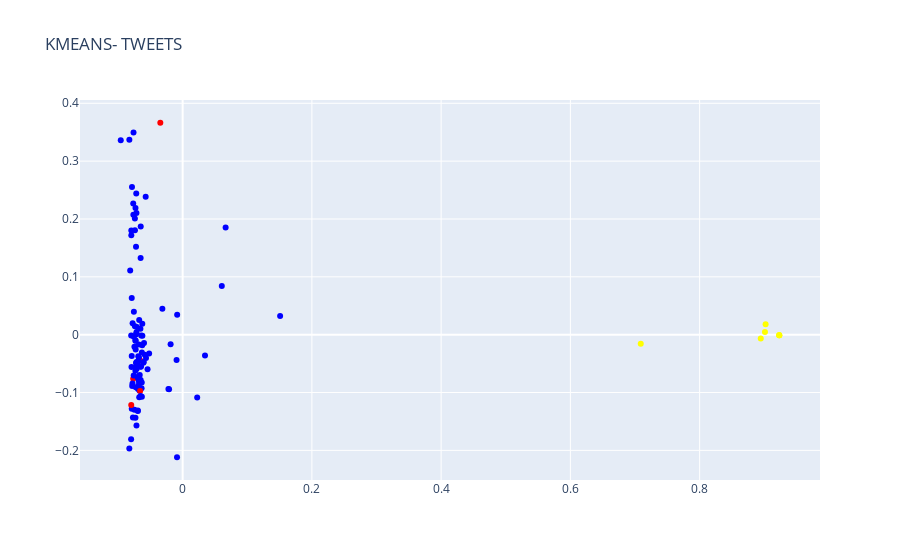

The cell this chart's notebook holds for it:
### Markdown cell above
### Gráfico de agrupaciones de Tweets:

### Code cell
trace = go.Scatter(x=result['X'].values,
                   y=result['Y'].values,
                   text=result['texto'].values,
                   mode='markers',
                   marker=dict(color=result['colores'].values)) 

layout = go.Layout(title="KMEANS- TWEETS")

fig = go.Figure(data=trace, layout=layout)
iplot(fig)

### Figure 1 — Plotly figure (JSON) as saved in the notebook; plotly's stock layout.template omitted (floating-point values rounded to 4 significant figures)
{"data": [{"marker": {"color": ["yellow", "blue", "blue", "blue", "red", "blue", "blue", "yellow", "yellow", "blue", "blue", "blue", "blue", "blue", "blue", "blue", "blue", "red", "blue", "blue", "blue", "blue", "blue", "blue", "blue", "blue", "blue", "red", "blue", "blue", "blue", "blue", "blue", "blue", "red", "blue", "blue", "blue", "blue", "blue", "blue", "blue", "blue", "blue", "blue", "blue", "blue", "yellow", "blue", "yellow", "yellow", "yellow", "blue", "blue", "blue", "blue", "blue", "blue", "blue", "blue", "blue", "blue", "blue", "blue", "red", "blue", "blue", "blue", "blue", "blue", "blue", "blue", "blue", "blue", "blue", "blue", "blue", "blue", "blue", "blue", "blue", "blue", "blue", "blue", "blue", "blue", "blue", "blue", "blue", "blue", "blue", "blue", "blue", "blue", "blue", "blue", "blue", "blue", "blue", "blue", "blue", "blue", "blue", "blue", "blue", "blue", "blue", "blue", "blue", "blue"]}, "mode": "markers", "text": [" El paró no lo para nadie hasta lograr libertar Colombia de este narcogobierno asesino terrorista de Iván duque y el matarife Álvaro Uribe Vélez", " joven, cumplido los 18, vote en el 2006 por el matarife \n mi estudio y la lectura me enseñó la verdadera cara de esta rata, jamás votaría por el enano paraco, ni por nadie de su secta satánica, arrepentido toda la vida de ese voto.", "Y entonces el  y sus secuaces pretenden arrodillar al país a cómo se les dé la gana   ", " A LAS QUE EL GOBIERNO NO AYUDA PORQUE SOLO HAY EXCEPCIONES PARA LAS GRANDES LAS QUE NO LES COBRAN NADA O LOS MÁS RICOS QUE NO PAGAN IMPUESTOS. COMO MATARIFE EL GENOCIDA QUE SOLO BUSCA QUEDARSE CON EL PODER BAÑANADO DE SANGRE LA TIERRA", " Muy bien, pero cuídate mucho, tú sabes que hay infiltrados del matarife.", "Expectativa  gritos desenfrenados en  colmatación de la  e individualización de su  Entendimos ya lo que quiere el    COMO LO EVITAMOS? Es lo que traducen mis gritos!! ", " Santos no tiene problemas con Uribe lo ha dicho y lo ha demostrado muchas veces, el que vive rabon porque no se le dejó manejar como marioneta es el matarife y su séquito de burros.", " El paro no lo para nadie hasta lograr libertar Colombia de este narcogobierno asesino terrorista de Iván duque y el matarife Álvaro Uribe Vélezel paró no lo para nadie hasta lograr libertar Colombia de este narcogobierno asesino terrorista de Iván duque y el matarife Uribe Vélez", "  El paró no lo para nadie hasta lograr libertar Colombia de este narcogobierno asesino terrorista de Iván duque y el matarife Álvaro Uribe Vélez Él paró no lo para nadie hasta lograr libertar Colombia de este narcogobierno asesino terrorista de Iván duque y el matarife uribe Vélez", "      Pues si también hay profesores que creen en el matarife, porque no pueden creer en ese ciego.", "      Una vez más. Gracias a Dios somos la gran Mayoría Antiuribistas y Antipetristas que los dos extremos Juntos. Petro Jamás será Presidente, ya que con su igual el Matarife justo a sus petroñeros tienen el país destruido. NUNCA MAS. Llora Petroñero.", "Que no se diga que este señor Jayan Nasal no está pilas actualizando la pauta estatal en los canales. Ya están sacando a los campesinos a decir que voten por el que diga Matarife.", " Cuidado Gustavo que el matarife esta asustado y así es más peligroso.", "    Por eso los jovenes leemos investigamos. Por eso vamos a cambiar este pais de ratas como uribe el matarife y claudia la lesbiana sodomita", " Falsardo habla mierda ya nadie te cree tibio hijueputa seguidor del matarife! ", "  Ay Dios! Ps si creen q matarife es el mesias q se puede esperar!", "Detener el ascenso del fascismo y el autogolpe a las instuaciones del  y el Uribato.\nUna imagen que debe dar la vuelta al mundo  en marcha.\n\n\n\n ", "Algo está haciendo tan bien que ya le incómodo al  y por eso mi total apoyo  y  ", " Santos no tiene el Gabinete preso y huyendo cómo el matarife jajajaja.", " Uyyy no les dé ideas que nombran a Matarife.", " Será que se refieren a las chilladas, y noches de desasosiego que se vive repitiendo en la cabeza “quien me mando a meterme en esto”? Porque no veo en que mas puede parecerse a un doctorado trabajar al lado de don matarife", "Que diferentes son, cuántos escoltas ven al rededor de  En cambio al   no lo dejan que se le arrime el pueblo, a menos que sean los buenos muchachos de las toyotas blancas ", "Parce no se extrañen de que ese señor Nieto Loaiza salga con inquicisiones no ven que ni siquiera sabe cuánto calza el ", "La  debería mejor nombrar un Presidente Ad-hoc para ver si salimos de este mierdero. Pero claro, queda el pequeño detalle que el Jefe Inmediato del ente es  ", "El CRIMEN SI PAGA en COL. La hermana del lavador de activos Jaime Lombana, uno de los abogánster del  será la nueva ministra de comercio exterior. No queda duda que las órdenes se dan desde el Uberrimo   ", "  Ojo que el  quiere coger a Medellín como base para el golpe de estado.", "Matarife, Antioquía ya no es tierra paramilitar,Viva Colombia libre! ", " Si, tiene razón mucha hipocresía, ese Alvaraco Uribe si es bien hipócrita!! \n\nOjalá JuanPa nomle de la mano a ese asesino, genocida, narcoparamilitar de Uribe.\n\n   \n\n", "  El Matarife cambia la constitución se reelige y perpetuarse como Chávez, controla toda las instituciones del estado, los medios de comunicación atacan la oposición, Adoctrino las FF.AA como Chávez, copió todas las políticas de Chávez, \nY dice este hp q el chavista es Petro ", "  Está de segundas Álvaro Uribe, o tal vez lo conozca mejor como el  o el  o ", " \nEl golpe de estado en Medellín, como el de Cali, pero sin azúcar, ¿qué es sino la salida del último armario que le quedaba a  (por cierto, un armario transparente): el de la criminalidad?", " su peor temor es no tener poder y se vale de artimañas para imponer lo él cree es correcto, en complicidad de gran parte de los estamentos del estado. Maldito ", " Eso es ser grande, usted que va saber de paz y reconciliación sí le gusta es la guerra, sangre y la corrupción.\nAdemás es una propuesta que la debería de contestar el matarife no tú, a menos que seas la mosa.", "La Procuradora Margarita Cabello  en MANDADO del  INCURRIÓ EN DELITO d abuso d función pública al atribuirse funciones del  al solicitar a Duque nombrar alcalde ad-hoc en Medallo.DEBE ser DENUNCIADA \nOJO    ", "El matarife amigo del matarife  marido de la expropiadora en fin todos tan “gente de bien” ", "   usted tiene quebrada a toda Colombia, tenga dignidad y acepte sus delitos, por una Colombia mejor y si ese cáncer del ", " Sr.  y por qué no utilizan los helicópteros para llevar comida, o es qué solo sirven para llevar armas ??? ", " El matarife pagando favores 😒", " HRI debe hacer algo para que el matarife y su combo de delincuentes no sigan arrasando con nuestro país y nuestra juventud.", "Claro que el matarife quiere sacarlo a él o a cualquiera  que defienda los derechos humanos   ", " Señora Vicky, mas daño al pueblo que Matarife o porky no ha existido, no se venda por migajas, recuerde que ud representa un medio de comunicacion, no le da pena haber estudiado para esto?", "Que el cotilleo no tumbe Alcaldes ni la voz en of de Matarife pueda más que la del voto popular. ", "    Claudia solo sabe hacer eso, hablar mierda de Petro, se le volvió un delirio, le salen las ordenes del matarife por los poros", " Segura? ojalá sea cierto, yo ando en modo pesimista. Hasta un bravucón impotente como ese es capaz de ganar si el otro bravucón matarife lo apoya.", "  Y los medios serviles al fraudeñeñe y el matarife quieren que se dividan para acabar con el paro nacional que ya lleva 20 dias causado por un títere bandido avaro que con fraude trabaja es para el mayor genocida narcoparamilitar del mundo y sus socios secta URIBISTA ", " Este títere y el genocida neonazi matarife y su secta cartel URIBISTA se roban billones de pesos no ayudan a ningún trabajador familias ni microempresas compran más armamento contra el pueblo y le está echando la culpa a los gobernadores y alcaldes de otros partidos..FRAUDEÑEÑE", " Pobrecito don matarife como sufre cómo es tan bueno y el nunca ha hecho nada 🤬 ", " El único diálogo es sólo lograr libertar Colombia de este narcogobierno asesino terrorista de Iván duque y el matarife Álvaro Uribe Vélez. Fuera él narcogobierno de Iván duque y el matarife Álvaro Uribe Vélez", " El paraco hablando de matanzas cuando son un títere más de matarife!", " Él paró no lo para nadie hasta lograr libertar Colombia de este narcogobierno asesino terrorista de Iván duque y el matarife Álvaro Uribe Vélez. El paró no lo para nadie hasta lograr libertar Colombia de este narcogobierno asesino terrorista de Iván duque y el matarife Uribe", " Él paró no lo para nadie hasta lograr libertar Colombia de este narcogobierno asesino terrorista de Iván duque y el matarife Álvaro Uribe Vélez. El paró no lo para nadie hasta lograr libertar Colombia de este narcogobierno de Iván duque y el matarife Álvaro Uribe Vélez. Paracos", " Él paró no lo para nadie hasta lograr libertar Colombia de este narcogobierno asesino terrorista de Iván duque y el matarife Álvaro Uribe Vélez... Él paró no lo para nadie hasta lograr libertar Colombia de este narcogobierno de Iván duque y el matarife Álvaro Uribe Vélez. Paraco", "Creador de las convivir, paraco, narco, asesino, matarife, usurpador de tierras, indolente, macabro, diabólico, un total hijo de puta, el cáncer de Colombia  ", " Que trabaje en la casa del matarife para que lo quiebre, pero que sea literal", "La alcaldesa de Bogota resultó más Uribista que el Matarife#VerParaCreer", "Antioquía ya no es el del Matarife.#UribeGolpista", "Matarife dictador dictadooorrr ", "No pasará! Matarife genocida. ", "Y el gobierno Duque sigue cojeando para el mismo lado. Nombrar a Ximena Lombana (hermana del abogado del matarife) como Ministra de Comercio Exterior es confirmar que una vez más ponen a alguien de su elite para seguir haciendo lo que les da la gana, mientras la crisis empeora", " Esta vieja loca si es resentida con cualquiera que hable del matarife que es el que le cubre todo lo que hace el esposo y su suegro", " el  muestra sus intenciones de conducirnos a la dictadura", "El matarife sigue retando al pueblo se cree intocable, ya lo veré llorando a este engendro de mal!, pueblo a las calles. ", "   Solo uribestias fracasados seguidores del MATARIFE, felicitan ha un misógino fascista, corrupto lagarto, que solo lo conoce la mamá 🤣🤣🤣🤮🤮🤮 ", " Hay pero que lamboneria... Que va aceptar el matarife hacer una tregua, hay se nota la diferencia  de seres que son‼️", "El hijueputa  y toda la gente bien (paraca) de Medellín quieren revocar a  porque les destapó la olla de podredumbre y corrupción de la epm. ", "Las órdenes de Matarife:\n-A la Procuraduría: Procure no tocar a mis muchachos hijita.\n-A la Defensoría del Pueblo: Defiéndanos de esos vándalos de Petro.\n-A la Contraloría: Controle a sus maridos a mis funcionarios me los deja pecular.\nY a la Fiscalía: Archive y cumpla.", "La generación del tamal y la gaseosa,votó por un candidato mentiroso y falaz,convencidos de que era un demócrata,y resulto un simple títere o pelele de un matarife que sin escrúpulo alguno pretende ser un dictador y un ordenador de masacres, contra un pueblo que reclama justicia.", "    Y para cuando los cabezillas de la BACRIM más grande de POLOMBIA EL CENTRO DEMOCRÁTICO Y EL GENOCIDA 6402 ALIAS MATARIFE SU PATRÓN", "  Verdad que l  le quiere tumbar para que el  nombre un cerdo? !!!malparidos!!!\n\n", " Hasta q el matarife caiga 😂😂😂😂 no era por la reforma ? Por carrasquilla? Ya no saben q más inventar 15 pelagatos   a garantizar los derechos de las mayorías !", " Cuídese mucho Daniel que el Matarife ya le declaró la guerra.", "De que me hablas viejo? Dé la gente inepta en el  gobierno,cuya estultez,les impide ver la realidad social,pues ellos creen estar en posesión de la verdad dictada por un patrón, matarife, o mafioso,que ordena matar, masacrar,maltratar,y lesionar a jovenes por rechazar lo injusto.", " Lo dice un paramilitar, asesino, corrupto mafioso fascista 🤣🤣dizque se respeta  los derechos de los manifestantes, cafre, estas son las basuras delincuentes del mafioso inepto pusilánime mandadero del MATARIFE. ", "   La hermana del abogado del matarife, vaya sorpresa", "No le gusta? Pues porque le quitó el negocio al  y sus secuaces el  ", "Por quien debemos ir es por el matarife. Muerte y destrucción de una política de guerra, terror, violencia y corrupción. ", "  Que el clamor nacional sea para que renuncien    \nSe convirtieron en entes burocráticos manejados por adeptos partidarios del cartel criminal  para proteger a su matarife ", "  ay bachiller, ni siquiera el patrón (#Matarife por si acaso, no sarmiento) quiere estar junto a  en estos momentos", "  Ahi se ve la corrupción del MATARIFE como no hizo lo q el dijo entonces lo atacaron son unas ratas cochinas hptas basuras", " El partido donde estan familiares de Pablo Escobar y hijas de narcos no es el de petro, es el partido del matarife ", "Ayer protestaban los estudiantes. Eran ellos.\nAyer protestaban los trabajadores. Eran ellos.\nAyer protestaban los camioneros. Eran ellos.\nHoy nos unimos y protestamos todos, porque a todos nos persigue el matarife y sus secuaces.\nHoy aprendimos que unidos somos más", " Quien habla de hipocresia: la que tiene familiares corruptos, la Que inventa noticias o las modifica para beneficio de Matarife.", "     será el próximo, no nos extrañe cuando se le destituya como si esto fuera una dictadura,  es solo un títere que sigue órdenes del ", " No tenemos dice este petardo, sé le llena la jeta al matarife sintiéndose parte de algo que el ayudó a causar.", "La Revolución molecular disipada del dictador nazi   El Matarife \n ", " El matarife paraco genocida no posee esas cualidades humanas entre más odios y derramamiento de sangre genere más alimenta energéticamente a sus arcontes internos", " Matarife le quedo en pañales a este señor, increible todo lo pense menos esto con su cara de inocente...Que le va a decir a Dios y a su virgen por los mas 50 muertos y 550 desaparecidos? Esto es una dictadura totalmente", "Ya Fajardo alertó del GOLPE DE ESTADO que planean el  Duque y Zapateiro para q Gustavo Petro no sea nuestro Presidente en 2022? OJO CON ESTO. Esto implicaría UNA GUERRA CIVIL       ", "  Lograron conseguir un títere más Bruto y baboso que Maduro… en eso si es un verraco matarife! Santos si fue un descache! Se le salió de las manos…. Para estas elecciones que enjalma va a poner?", " Y usted el monumento a 'la lame botas del matarife'.", " Que pena con uds sacarlo de su ignorancia, pero el mafioso  de colombia es el MATARIFE ÁLVARO URIBE. Santos es otro de sus tantos títeres, solo que se sacudió de semejante sabandija. Siga creyendo que la luna es un pan de queso.", " Primero suelta la virgen el niño !!!! \nSegundo Caerá \nMatarife !!!", "  No se le olvide monito retrechero que la mayor cantidad de ex militantes del m19 pertenecen al Centro Democrático o es que ellos si son buenos muchachos así como diría el matarife paraco genocida", "De todos los errores que ha cometido el Matarife, el que más duro está pagando es que olvidó que no hay mejor escuela de resistencia para los trabajadores que las jornadas de 12 y 14 horas que promovió.\n\n\n\n\nResiste", " Eso mismo informa el choco y la guajira desde hace años. Pero ellos no importan o si ? Matarife.", " Acaba de argumentar que ud vive y muere por ese hp matarife. Los dos son un par de hps rateros...", " Ese matarife es un Lokillo...", "  Y tu no marchas porque te la tiene adentro el Matarife,", " No los escu he siga feliz con Vicky y tuerquita con los desafíos rockeros, la talla de crocs del matarife y demás", " en Colombia nadie plagia tesis, ni siquiera el hijo de un matarife", " Alguien que le diga al matarife que tumbe al títere.", " Lo logro la nuera del paraco, quebró el pasquín.  Creyeron que el el arrastre y la popularidad del matarife psicópata les iba a dar para que sus idiotas borregos les mantuvieran el pasquín..... jajaja esos ignorantes ni  leen, idiotas vendidos. ", " Doctor en ", " Las Perras del matarife, aprendan a hacer periodismo", " Su palabra condena a muerte a los jóvenes que luchan por su dignidad.\nEres la mancha asquerosa que queda grabada en la historia sanguinaria de este país.\nEl Matarife, el señor Matanza. Algún día respondera ante la justicia, No la de papel.", "Minga reparte comida y  bala: cada cual reparte lo que tiene.\n estás muerto polítikm.\n manipulando con términos como Socialismo, populismo\n MIEDO \n FASCISMO \n  manipulando información\n", "Cuando tu educación limita tu imaginación se llama \"adoctrinamiento\" Nikola Tesla.\n\n\nEjército cobarde y policía violadora \n \n\n\n\nRCN:  clasifica en los  de ", "  Esto no es cierto viejo tampoco mentir favorece la salida de  del poder\nRastaquilla eligió sectorizadamente personajes para divulgar apartes de la reforma.\nA Claudia la uso como show..y pues reunirse con ese ampon conmo alcaldesa no era aprobar la reforma. Tampoco", "  Dios quiera que la dictadura nunca le afecte, y que sea una persona beneficiada, y que nunca tenga pasar necesidades a causa de las represiones futuras.\nOjalá tenga una cuenta de ahorros con bastante millones y pueda estar al lado de su salvador Matarife", " Duque es un idiota, está cumpliendo órdenes del  y el GEA para tapar el desfalco de hidroituango. Paso siguiente la procuradora de bolsillo dice que actuaron de buena fe..."], "type": "scatter", "x": [0.9232, -0.008495, -0.08254, -0.07878, -0.0657, -0.07311, -0.0676, 0.9011, 0.9232, -0.07648, -0.07876, -0.07087, -0.06258, -0.06703, 0.02252, -0.07838, -0.0722, -0.07653, -0.06771, -0.06355, -0.07116, -0.07743, -0.07118, -0.08117, -0.07943, -0.07975, 0.03461, -0.03455, -0.06927, -0.07151, -0.07461, -0.07247, -0.07917, -0.02103, -0.06582, 0.06648, -0.07463, -0.05854, -0.07144, -0.0727, -0.07182, -0.06724, -0.07695, -0.07213, -0.07147, -0.07946, -0.07302, 0.7089, -0.0572, 0.9232, 0.8946, 0.9021, 0.06058, -0.06017, -0.06422, -0.0543, -0.0609, -0.06486, -0.03139, -0.07297, -0.07386, -0.07218, -0.07268, -0.06955, -0.07955, -0.07312, -0.07546, -0.0739, -0.07575, -0.06639, -0.06309, -0.07879, -0.02201, -0.06231, -0.07762, -0.06936, -0.06534, -0.07626, -0.06934, -0.06719, -0.06805, -0.06328, -0.09578, -0.06496, -0.06505, -0.06502, -0.07963, -0.008686, -0.08247, -0.05975, -0.01861, -0.06309, -0.07602, -0.06771, -0.0718, -0.06759, -0.05186, -0.05668, -0.06441, 0.1508, -0.07379, -0.06243, -0.06862, -0.06498, -0.07104, -0.07032, -0.06862, -0.07805, -0.07546, -0.009423], "y": [-0.001157, 0.0345, -0.1968, 0.06356, -0.04465, -0.06247, -0.03932, 0.004556, -0.001157, 0.2266, -0.1282, 0.01335, -0.01832, -0.09654, -0.1087, 0.2555, -0.04916, -0.07617, -0.07136, -0.09271, -0.05904, 0.01975, -0.04707, 0.1109, 0.1717, -0.1809, -0.0359, 0.3664, -0.09328, 0.004131, -0.1298, -0.09107, -0.05597, -0.09456, -0.09729, 0.1854, -0.02103, -0.03471, -0.1572, -0.02576, -0.05789, 0.02549, -0.1432, 0.1521, 0.2102, 0.18, -0.1438, -0.01558, 0.2383, -0.001157, -0.006749, 0.0179, 0.08396, -0.04744, -0.001354, -0.05993, -0.04866, 0.1869, 0.04497, 0.2188, 0.01455, 0.0001726, -0.009943, -0.0741, -0.1216, -0.0103, 0.03953, 0.201, -0.0705, -0.06988, -0.1071, -0.03681, -0.09402, -0.00187, -0.08427, -0.131, 0.01041, 0.2074, -0.1319, -0.108, -0.07978, -0.08249, 0.3362, -0.07847, -0.05565, 0.1326, -0.001362, -0.2119, 0.3371, -0.01423, -0.01659, -0.0309, 0.3496, -0.01686, 0.2442, -0.08583, -0.03254, -0.04022, -0.05488, 0.03227, 0.1805, 0.01871, -0.0454, -0.1059, -0.05479, -0.05048, -0.03729, -0.08886, -0.003565, -0.04381]}], "layout": {"title": {"text": "KMEANS- TWEETS"}}}
